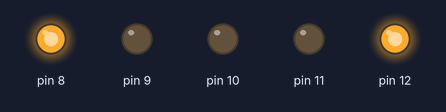
The sketch below on a simulated Arduino Uno, built with avr-gcc and run on an emulated ATmega328P. Shown: output pins drawn as LEDs (lit = HIGH).

Above: at 0.1 s.
At 40.1 s:
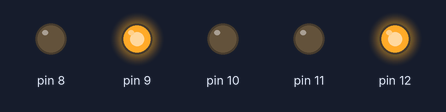
At 42.1 s:
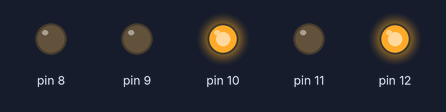
At 122.3 s:
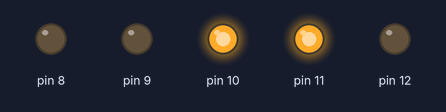
Timing chart, 0 to 123.8 s (numbered marks = the images above):
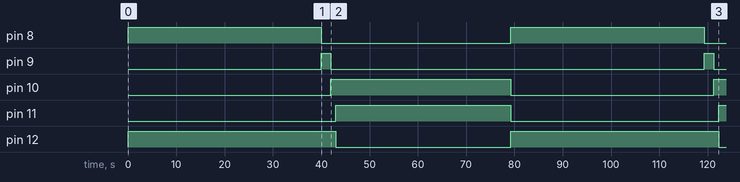

Measured:
- by itself, pin 8: alternates HIGH for 40.0 s and LOW for 39.3 s
- by itself, pin 9: alternates HIGH for 2.0 s and LOW for 77.3 s
- by itself, pin 10: LOW → HIGH at 42.0 s, → LOW 37.3 s later, → HIGH 42.0 s later
- by itself, pin 11: LOW → HIGH at 43.0 s, → LOW 36.3 s later, → HIGH 43.0 s later
- by itself, pin 12: alternates HIGH for 43.0 s and LOW for 36.3 s

The sketch:

sem_foro.ino
```cpp
//Semáforo
//1-7-20
//infinitopython.blogspot.com

void setup() {
  // put your setup code here, to run once:
  pinMode(8, OUTPUT);
  pinMode(9, OUTPUT);
  pinMode(10, OUTPUT);
  pinMode(11, OUTPUT);
  pinMode(12, OUTPUT);
}

void loop() {
  // put your main code here, to run repeatedly:
  digitalWrite(8, HIGH); //coches verde on
  digitalWrite(12, HIGH); //personas rojo on
  delay(40000); //Esperar 40s
  digitalWrite(8, LOW); //se apaga verde coches
  digitalWrite(9, HIGH); //naranja coches on
  delay(2000); //esperar 2s
  digitalWrite(9, LOW); //naranja coches off
  digitalWrite(10, HIGH); //rojo coches on
  delay(1000); //Esperar 1s
  digitalWrite(12, LOW); //personas rojo  off
  digitalWrite(11, HIGH); //personas verde on
  delay(36000); //esperar 36s
  digitalWrite(11, LOW); //personas verde  off
  digitalWrite(11, HIGH); //personas verde on
  delay(0100); //esperar
  digitalWrite(11, LOW); //personas verde  off
  digitalWrite(11, HIGH); //personas verde on
  delay(0100); //esperar
  digitalWrite(11, LOW); //personas verde  off
  digitalWrite(11, HIGH); //personas verde on
  delay(0100); //esperar
  digitalWrite(11, LOW); //personas verde  off
  digitalWrite(11, HIGH); //personas verde on
  delay(0100); //esperar
  digitalWrite(11, LOW); //personas verde  off
  digitalWrite(10, LOW); //rojo coches off
}
```
